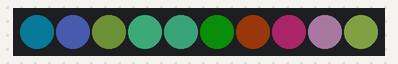
Recording of a program running on a simulated BBC micro:bit running MicroPython. On the bench: 10 RGB LEDs in strip order, left to right. Dim RGB values are drawn brighter than linear; random numbers come from a fixed seed.

Above: at 0.39 s.
At 5.5 s:
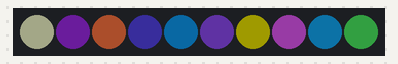
At 7.34 s:
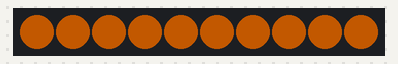
At 17.9 s:
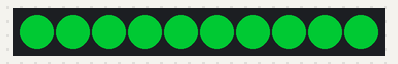
At 26.73 s:
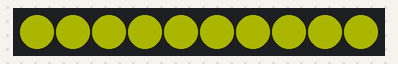
At 37.81 s:
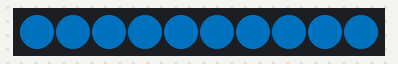

The program:

ledstrip1.py
```python
from microbit import *
from random import randint
import neopixel
# Setup the Neopixel strip on pin0 with a length of 10 pixels
np = neopixel.NeoPixel(pin0, 10)

while True:
    for thisloop in range(0, 100):
        for pixel_id in range(0, 10):
            red = randint(0, 50)
            green = randint(0, 50)
            blue = randint(0, 50)
            np[pixel_id] = (red, green, blue)
        np.show()
        sleep(randint(10, 100))
    for colour in range(0, 128):
        for pixel_id in range(0, 10):
            np[pixel_id] = (colour, 0, 0)
        np.show()
        sleep(10)
    for colour in range(0, 128):
        for pixel_id in range(0, 10):
            np[pixel_id] = (128 - colour, colour, 0)
        np.show()
        sleep(10)
    for colour in range(0, 128):
        for pixel_id in range(0, 10):
            np[pixel_id] = (0, 128-colour, colour)
        np.show()
        sleep(10)
```
